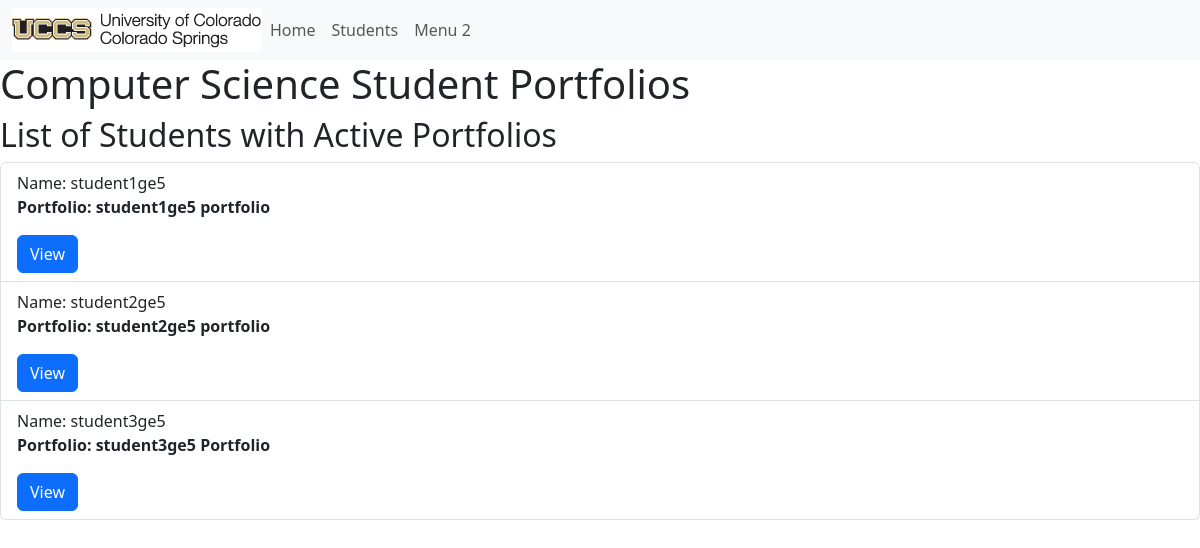
The page / on the database its author committed.
### portfolio_app/models.py (models this page shows, shortened)
class Student(models.Model):
    MAJOR = (
        ('CSCI-BS', 'BS in Computer Science'),
        ('CPEN-BS', 'BS in Computer Engineering'),
        ('BIGD-BI', 'BI in Game Design and Development'),
        ('BICS-BI', 'BI in Computer Science'),
        ('BISC-BI', 'BI in Computer Security'),
        ('CSCI-BA', 'BA in Computer Science'),
        ('DASE-BS', 'BS in Data Analytics and Systems Engineering')
        )
    name = models.CharField(max_length=200)
    email = models.CharField("UCCS Email", max_length=200)
    major = models.CharField(max_length=200, choices=MAJOR)
    portfolio = models.OneToOneField(Portfolio, on_delete=models.CASCADE, unique=True, default=None)
    def __str__(self):
        return self.name

class Portfolio(models.Model):
    title = models.CharField(max_length=200)
    contact_email = models.CharField(max_length=200)
    is_active = models.BooleanField(default=False)
    about = models.TextField(blank=True)
    def get_absolute_url(self):
        return reverse('portfolio-detail', args=[str(self.id)])

### portfolio_app/views.py (the view)
# urls.py: path('', views.index, name='index'),
def index(request):
    student_active_portfolios = Student.objects.select_related('portfolio').all().filter(portfolio__is_active=True)
    print("active portfolio query set", student_active_portfolios)
    return render( request, 'portfolio_app/index.html', {'student_active_portfolios':student_active_portfolios})

### portfolio_app/templates/portfolio_app/index.html
{% extends "portfolio_app/base_template.html" %}
{% block content %}
<h1> Computer Science Student Portfolios </h1>
<h2> List of Students with Active Portfolios </h2>
<ul class="list-group">
    {% for i in student_active_portfolios %}
    <li class="list-group-item">
        Name: {{i.name}}
        <p><strong> Portfolio: {{i.portfolio.title}} </strong></p>
        <a class="btn btn-primary" href="{{i.portfolio.get_absolute_url}}" role="button"> View </a>
    </li>
    {% endfor %}
</ul>
{% endblock %}

### rows shown on the page
Student: name "student1ge5", portfolio "student1ge5 portfolio"
Student: name "student2ge5", portfolio "student2ge5 portfolio"
Student: name "student3ge5", portfolio "student3ge5 Portfolio"
